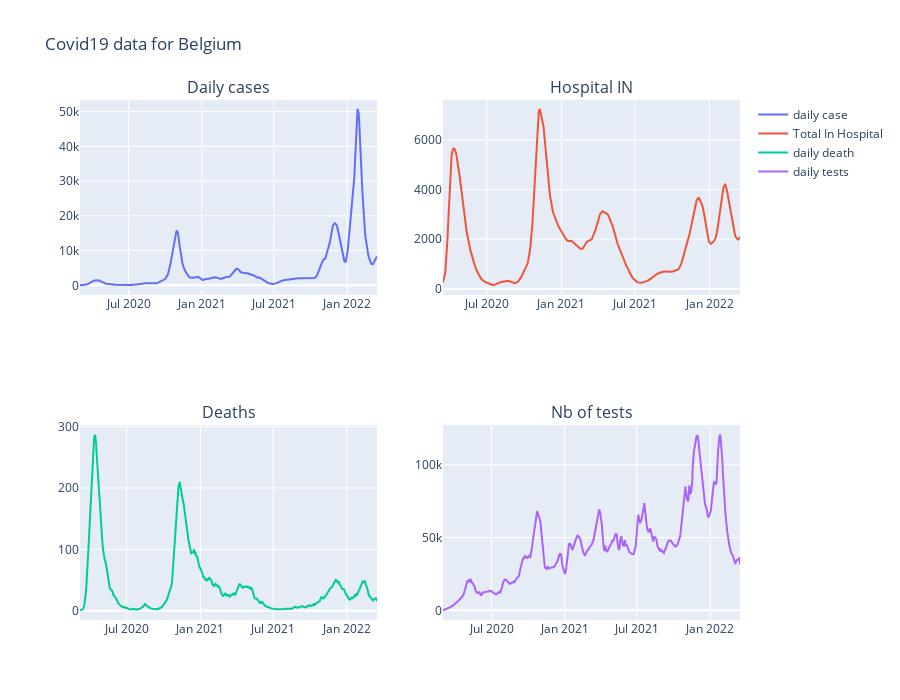

Notebook source saved alongside this figure:
### Code cell
from plotly.subplots import make_subplots
import plotly.graph_objects as go

fig = make_subplots(
    rows=2, cols=2, subplot_titles=("Daily cases", "Hospital IN", "Deaths", "Nb of tests")
)

# Add traces
fig.add_trace(go.Scatter(x=dfsum_case.index, y=dfsum_case["CASES"],name="daily case"), row=1, col=1)
fig.add_trace(go.Scatter(x=dfsum_hosp.index, y=dfsum_hosp["TOTAL_IN"],name="Total In Hospital"), row=1, col=2)
fig.add_trace(go.Scatter(x=dfsum_dead.index, y=dfsum_dead["DEATHS"],name="daily death"), row=2, col=1)
fig.add_trace(go.Scatter(x=dfsum_test.index, y=dfsum_test["TESTS_ALL"],name="daily tests"), row=2, col=2)

# Update title and height
fig.update_layout(title_text="Covid19 data for Belgium", height=700)

fig.show()

### Figure 1 — Plotly figure (JSON) as saved in the notebook; plotly's stock layout.template omitted (floating-point values rounded to 4 significant figures; data arrays with more than 128 entries replaced by an {"elided": "..."} marker saying what was removed)
{"data": [{"name": "daily case", "type": "scatter", "x": {"elided": "747 str values"}, "xaxis": "x", "y": {"elided": "747 float values"}, "yaxis": "y"}, {"name": "Total In Hospital", "type": "scatter", "x": {"elided": "733 str values"}, "xaxis": "x2", "y": {"elided": "733 float values"}, "yaxis": "y2"}, {"name": "daily death", "type": "scatter", "x": {"elided": "731 str values"}, "xaxis": "x3", "y": {"elided": "731 float values"}, "yaxis": "y3"}, {"name": "daily tests", "type": "scatter", "x": {"elided": "747 str values"}, "xaxis": "x4", "y": {"elided": "747 float values"}, "yaxis": "y4"}], "layout": {"annotations": [{"font": {"size": 16}, "showarrow": false, "text": "Daily cases", "x": 0.225, "xanchor": "center", "xref": "paper", "y": 1, "yanchor": "bottom", "yref": "paper"}, {"font": {"size": 16}, "showarrow": false, "text": "Hospital IN", "x": 0.775, "xanchor": "center", "xref": "paper", "y": 1, "yanchor": "bottom", "yref": "paper"}, {"font": {"size": 16}, "showarrow": false, "text": "Deaths", "x": 0.225, "xanchor": "center", "xref": "paper", "y": 0.375, "yanchor": "bottom", "yref": "paper"}, {"font": {"size": 16}, "showarrow": false, "text": "Nb of tests", "x": 0.775, "xanchor": "center", "xref": "paper", "y": 0.375, "yanchor": "bottom", "yref": "paper"}], "height": 700, "title": {"text": "Covid19 data for Belgium"}, "xaxis": {"anchor": "y", "domain": [0, 0.45]}, "xaxis2": {"anchor": "y2", "domain": [0.55, 1]}, "xaxis3": {"anchor": "y3", "domain": [0, 0.45]}, "xaxis4": {"anchor": "y4", "domain": [0.55, 1]}, "yaxis": {"anchor": "x", "domain": [0.625, 1]}, "yaxis2": {"anchor": "x2", "domain": [0.625, 1]}, "yaxis3": {"anchor": "x3", "domain": [0, 0.375]}, "yaxis4": {"anchor": "x4", "domain": [0, 0.375]}}}
